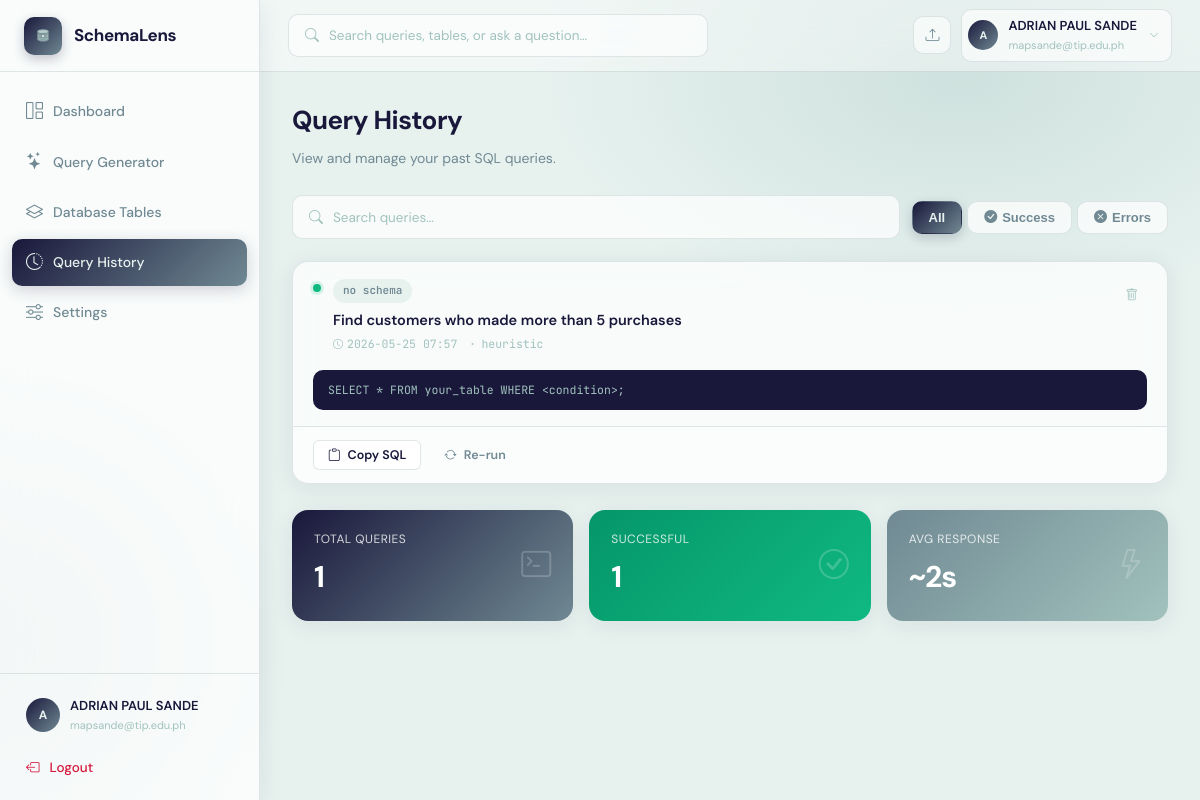
Page /history (signed in) on the earlier database version.
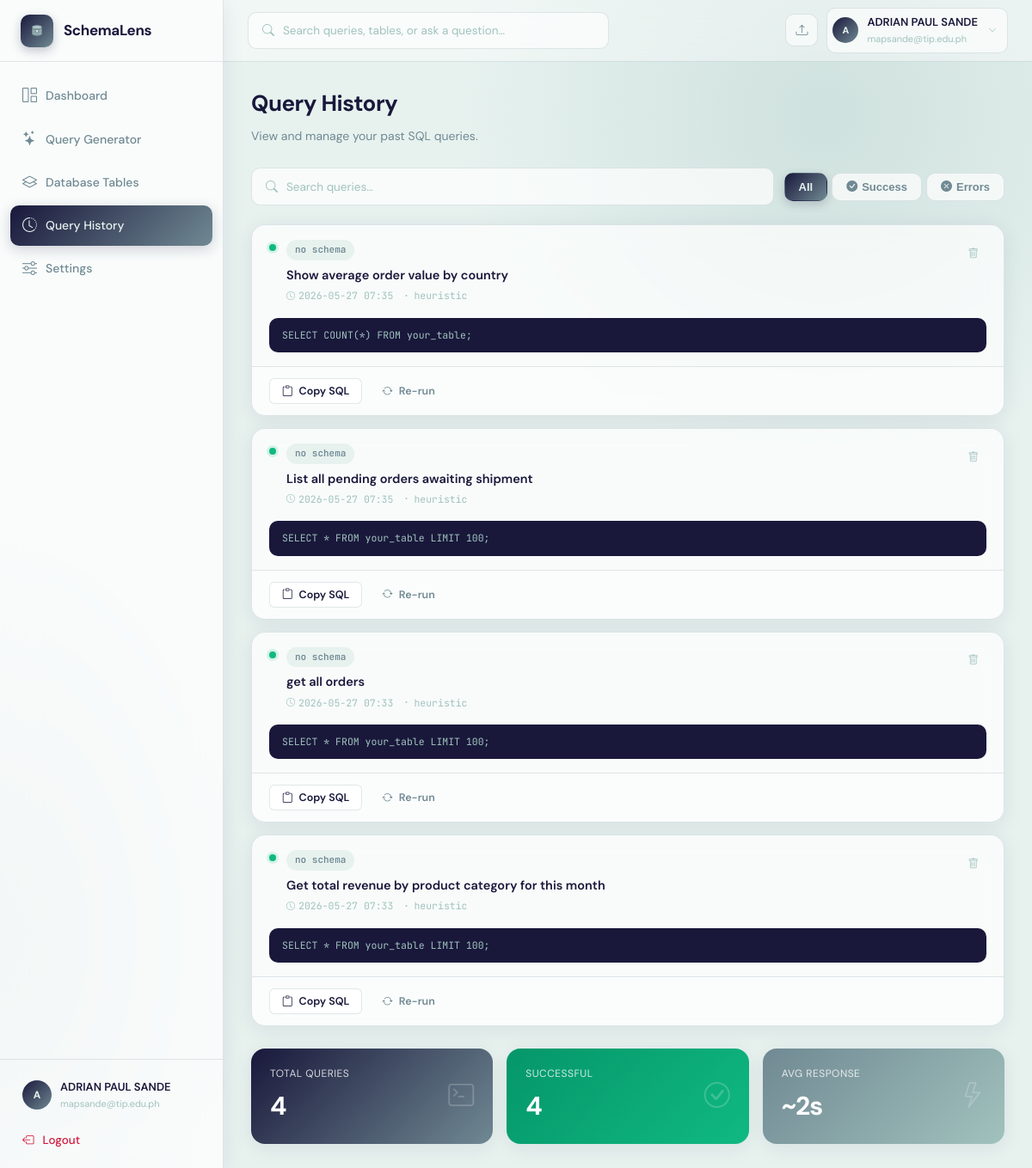
Same page on the later database version.
### app.py (models this page shows)
class User(UserMixin, db.Model):
    __tablename__ = "users"
    id           = db.Column(db.Integer, primary_key=True)
    name         = db.Column(db.String(120), nullable=False)
    email        = db.Column(db.String(200), unique=True, nullable=False)
    password     = db.Column(db.String(256), nullable=False)
    company      = db.Column(db.String(120), default="")
    role         = db.Column(db.String(80), default="")
    gemini_key   = db.Column(db.String(256), default="")
    created_at   = db.Column(db.DateTime, default=datetime.datetime.utcnow)
    schemas      = db.relationship("SchemaUpload", backref="owner", lazy=True,
                                   cascade="all, delete-orphan")
    queries      = db.relationship("QueryHistory", backref="owner", lazy=True,
                                   cascade="all, delete-orphan")

class QueryHistory(db.Model):
    __tablename__ = "query_history"
    id             = db.Column(db.Integer, primary_key=True)
    user_id        = db.Column(db.Integer, db.ForeignKey("users.id"), nullable=False)
    schema_id      = db.Column(db.Integer, db.ForeignKey("schema_uploads.id"), nullable=True)
    natural_query  = db.Column(db.Text, nullable=False)
    generated_sql  = db.Column(db.Text, default="")
    model_used     = db.Column(db.String(80), default="")
    sql_explanation = db.Column(db.Text, default="")     # Feature 2: plain-English explanation
    accuracy_score  = db.Column(db.Float, default=None)  # Feature 4: confidence score
    accuracy_notes  = db.Column(db.Text, default="")     # Feature 4: validation notes
    conversation_context = db.Column(db.Text, default="")  # Feature 3: JSON conversation history
    created_at     = db.Column(db.DateTime, default=datetime.datetime.utcnow)

### app.py (the view)
@app.route("/history")
@login_required
def history():
    page = request.args.get("page", 1, type=int)
    per_page = 20
    queries = QueryHistory.query.filter_by(user_id=current_user.id)\
              .order_by(QueryHistory.created_at.desc())\
              .paginate(page=page, per_page=per_page, error_out=False)
    return render_template("history.html", queries=queries)

### app.py (called while the page is built)
@login_manager.user_loader
def load_user(user_id):
    return db.session.get(User, int(user_id))

### templates/history.html (shortened to what this page needs)
{% extends "base.html" %}
{% block content %}
<div class="history-header fade-in">
  <h1>Query History</h1>
  <p>View and manage your past SQL queries.</p>
</div>
<div class="history-toolbar fade-in fade-in-1">
  <div class="search-wrap">
    <i class="bi bi-search"></i>
    <input type="text" id="searchInput" placeholder="Search queries…" oninput="filterQueries()">
  </div>
  <div class="filter-tabs">
    <button class="filter-tab active" id="tab-all" onclick="setFilter('all')">All</button>
    <button class="filter-tab success" id="tab-success" onclick="setFilter('success')">
      <i class="bi bi-check-circle-fill"></i> Success
    </button>
    <button class="filter-tab error" id="tab-error" onclick="setFilter('error')">
      <i class="bi bi-x-circle-fill"></i> Errors
    </button>
  </div>
</div>
<div id="queryList">
{% if queries.items %}
  {% for q in queries.items %}
  <div class="qh-card fade-in" id="qcard-{{ q.id }}"
       data-query="{{ q.natural_query | lower }}"
       data-status="success">
    <div class="qh-top">
      <div class="qh-status-dot success"></div>
      <div class="flex-1">
        <div style="display:flex;align-items:flex-start;justify-content:space-between;gap:12px;">
          <div>
            {% if q.schema %}
            <span class="badge badge-mid" style="margin-bottom:7px;display:inline-flex;">{{ q.schema.schema_name or q.schema.original_name }}</span>
            {% else %}
            <span class="badge badge-light" style="margin-bottom:7px;display:inline-flex;">no schema</span>
            {% endif %}
            <div class="qh-question">{{ q.natural_query }}</div>
            <div class="qh-meta">
              <span class="qh-meta-item"><i class="bi bi-clock"></i> {{ q.created_at.strftime('%Y-%m-%d %H:%M') }}</span>
              <span class="qh-meta-item"><i class="bi bi-dot"></i> {{ q.model_used or 'heuristic' }}</span>
            </div>
          </div>
          <button onclick="deleteQuery({{ q.id }})" class="btn btn-ghost btn-sm btn-icon" style="flex-shrink:0;color:var(--text-xs);" title="Delete">
            <i class="bi bi-trash"></i>
          </button>
        </div>
      </div>
    </div>
    <div class="qh-sql" onclick="this.classList.toggle('expanded')" title="Click to expand">{{ q.generated_sql }}</div>
    <div class="qh-actions">
      <button onclick="copySQL('{{ q.id }}')" class="btn btn-outline btn-sm"><i class="bi bi-clipboard"></i> Copy SQL</button>
      <a href="{{ url_for('query_page') }}{% if q.schema %}?schema_id={{ q.schema.id }}{% endif %}" class="btn btn-ghost btn-sm"><i class="bi bi-arrow-repeat"></i> Re-run</a>
    </div>
  </div>
  {% endfor %}
{% endif %}
</div>
{% if queries.items %}
<div class="stats-footer fade-in" style="animation-delay:.28s;">
  <div class="stat-box dark">
    <div>
      <div class="stat-box-label">Total Queries</div>
      <div class="stat-box-value">{{ queries.total }}</div>
    </div>
    <i class="bi bi-terminal stat-box-icon"></i>
  </div>
  <div class="stat-box green">
    <div>
      <div class="stat-box-label">Successful</div>
      <div class="stat-box-value">{{ queries.total }}</div>
    </div>
    <i class="bi bi-check-circle stat-box-icon"></i>
  </div>
  <div class="stat-box speed">
    <div>
      <div class="stat-box-label">Avg Response</div>
      <div class="stat-box-value">~2s</div>
    </div>
    <i class="bi bi-lightning stat-box-icon"></i>
  </div>
</div>
{% endif %}
{% endblock %}

### templates/base.html (shortened to what this page needs)
<!DOCTYPE html>
<html lang="en">
<head>
  <link href="https://cdn.jsdelivr.net/npm/bootstrap-icons@1.11.3/font/bootstrap-icons.css" rel="stylesheet">
  <link rel="stylesheet" href="https://cdnjs.cloudflare.com/ajax/libs/highlight.js/11.9.0/styles/github-dark.min.css">
</head>
<body>
{% if current_user.is_authenticated %}
<aside class="sidebar">
  <div class="sidebar-logo">
    <div class="logo-icon">
    </div>
    <span class="logo-text">SchemaLens</span>
  </div>
  <nav class="sidebar-nav">
    <a href="{{ url_for('dashboard') }}" class="nav-item {% if request.endpoint=='dashboard' %}active{% endif %}">
      <i class="bi bi-grid-1x2"></i> Dashboard
    </a>
    <a href="{{ url_for('query_page') }}" class="nav-item {% if request.endpoint=='query_page' %}active{% endif %}">
      <i class="bi bi-stars"></i> Query Generator
    </a>
    <a href="{{ url_for('schemas') }}" class="nav-item {% if request.endpoint in ['schemas','schema_detail'] %}active{% endif %}">
      <i class="bi bi-layers"></i> Database Tables
    </a>
    <a href="{{ url_for('history') }}" class="nav-item {% if request.endpoint=='history' %}active{% endif %}">
      <i class="bi bi-clock-history"></i> Query History
    </a>
    <a href="{{ url_for('settings') }}" class="nav-item {% if request.endpoint=='settings' %}active{% endif %}">
      <i class="bi bi-sliders"></i> Settings
    </a>
  </nav>
  <div class="sidebar-footer">
    <div class="user-row">
      <div class="user-avatar">{{ current_user.name[0].upper() }}</div>
      <div>
        <div class="user-name">{{ current_user.name }}</div>
        <div class="user-email">{{ current_user.email[:26] }}{% if current_user.email|length > 26 %}…{% endif %}</div>
      </div>
    </div>
    <a href="{{ url_for('logout') }}" class="logout-link">
      <i class="bi bi-box-arrow-left"></i> Logout
    </a>
  </div>
</aside>
<header class="topbar">
  <div class="search-box">
    <i class="bi bi-search"></i>
    <input type="text" placeholder="Search queries, tables, or ask a question…">
  </div>
  <div class="topbar-right">
    <a href="{{ url_for('schemas') }}" class="icon-btn" title="Upload Schema"><i class="bi bi-upload"></i></a>
    <div class="topbar-user">
      <div class="user-avatar" style="width:30px;height:30px;font-size:11px;">{{ current_user.name[0].upper() }}</div>
      <div>
        <div class="name">{{ current_user.name }}</div>
        <div class="email">{{ current_user.email[:22] }}{% if current_user.email|length>22 %}…{% endif %}</div>
      </div>
      <i class="bi bi-chevron-down" style="font-size:10px;color:var(--text-xs);margin-left:2px;"></i>
    </div>
  </div>
</header>
<div class="main">
  <div class="page">
    {% block content %}{% endblock %}
  </div>
</div>
{% else %}
{% block auth_content %}{% endblock %}
{% endif %}
</body>
</html>

### templates/history.html (style rules this page uses)
.history-header { margin-bottom: 26px; }
.history-header h1 { font-size: 26px; font-weight: 700; letter-spacing: -.5px; margin-bottom: 5px; }
.history-header p { font-size: 14px; color: var(--text-soft); }
.history-toolbar { display: flex; align-items: center; gap: 12px; margin-bottom: 22px; flex-wrap: wrap; }
.search-wrap { flex: 1; min-width: 200px; display: flex; align-items: center; gap: 10px; background: var(--card-bg); backdrop-filter: blur(12px); border: 1px solid var(--border); border-radius: var(--radius-sm); padding: 10px 16px; transition: all .2s; }
.search-wrap i { color: var(--text-xs); font-size: 14px; }
.search-wrap input { border:none; outline:none; font-family:var(--font); font-size:13.5px; color:var(--text); flex:1; background:none; }
.search-wrap input::placeholder { color: var(--text-xs); }
.filter-tabs { display: flex; gap: 5px; }
.filter-tab { padding: 8px 16px; border-radius: var(--radius-sm); font-size: 13px; font-weight: 600; cursor: pointer; border: 1px solid var(--border); background: var(--card-bg); backdrop-filter: blur(12px); color: var(--text-soft); transition: all .2s; display: flex; align-items: center; gap: 5px; }
.filter-tab.active { background: linear-gradient(135deg, var(--primary), var(--primary-mid)); color: var(--primary-xlight); border-color: transparent; box-shadow: 0 4px 12px rgba(25,24,59,0.2); }
.qh-card { background: var(--card-bg); backdrop-filter: blur(12px); border: 1px solid var(--border); border-radius: var(--radius); margin-bottom: 14px; overflow: hidden; transition: box-shadow .2s, transform .2s; box-shadow: var(--shadow); }
.qh-top { padding: 16px 20px; display: flex; align-items: flex-start; gap: 12px; }
.qh-status-dot { width: 8px; height: 8px; border-radius: 50%; flex-shrink: 0; margin-top: 6px; }
.qh-status-dot.success { background: #10b981; box-shadow: 0 0 0 3px rgba(16,185,129,0.15); }
.qh-question { font-size: 14.5px; font-weight: 600; color: var(--text); margin-bottom: 5px; line-height: 1.4; }
.qh-meta { display: flex; align-items: center; gap: 10px; flex-wrap: wrap; }
.qh-meta-item { display: flex; align-items: center; gap: 4px; font-size: 11.5px; color: var(--text-xs); font-family: var(--mono); }
.qh-meta-item i { font-size: 10px; }
.qh-sql { margin: 0 20px 16px; background: var(--primary); border-radius: var(--radius-sm); padding: 11px 15px; font-family: var(--mono); font-size: 11.5px; color: var(--primary-light); overflow: hidden; max-height: 48px; white-space: nowrap; text-overflow: ellipsis; cursor: pointer; transition: max-height .25s; }
.qh-actions { padding: 11px 20px; border-top: 1px solid var(--border); display: flex; align-items: center; gap: 8px; background: rgba(255,255,255,0.3); }
.stats-footer { display: grid; grid-template-columns: repeat(3, 1fr); gap: 16px; margin-top: 26px; }
.stat-box { border-radius: var(--radius); padding: 20px 22px; color: #fff; display: flex; align-items: center; justify-content: space-between; box-shadow: var(--shadow); }
.stat-box.dark { background: linear-gradient(135deg, var(--primary), var(--primary-mid)); }
.stat-box.green { background: linear-gradient(135deg, #059669, #10b981); }
.stat-box.speed { background: linear-gradient(135deg, var(--primary-mid), var(--primary-light)); }
.stat-box-label { font-size: 12px; opacity: .8; margin-bottom: 4px; text-transform: uppercase; letter-spacing: .04em; }
.stat-box-value { font-size: 30px; font-weight: 700; letter-spacing: -1px; }
.stat-box-icon { font-size: 30px; opacity: .2; }

Differences in the rows shown:
removed QueryHistory: natural_query "Find customers who made more than 5 purchases", created_at "2026-05-25 07:57", model_used "heuristic", generated_sql "SELECT * FROM your_table WHERE <condition>;"
now on this page (row edited): QueryHistory: natural_query "Show average order value by country", created_at "2026-05-27 07:35", model_used "heuristic", generated_sql "SELECT COUNT(*) FROM your_table;"
now on this page (row edited): QueryHistory: natural_query "List all pending orders awaiting shipment", created_at "2026-05-27 07:35", model_used "heuristic", generated_sql "SELECT * FROM your_table LIMIT 100;"
now on this page (row edited): QueryHistory: natural_query "get all orders", created_at "2026-05-27 07:33", model_used "heuristic", generated_sql "SELECT * FROM your_table LIMIT 100;"
added QueryHistory: natural_query "Get total revenue by product category for this month", created_at "2026-05-27 07:33", model_used "heuristic", generated_sql "SELECT * FROM your_table LIMIT 100;"
Other differences:
{{ queries.total }}: "1" → "4"
